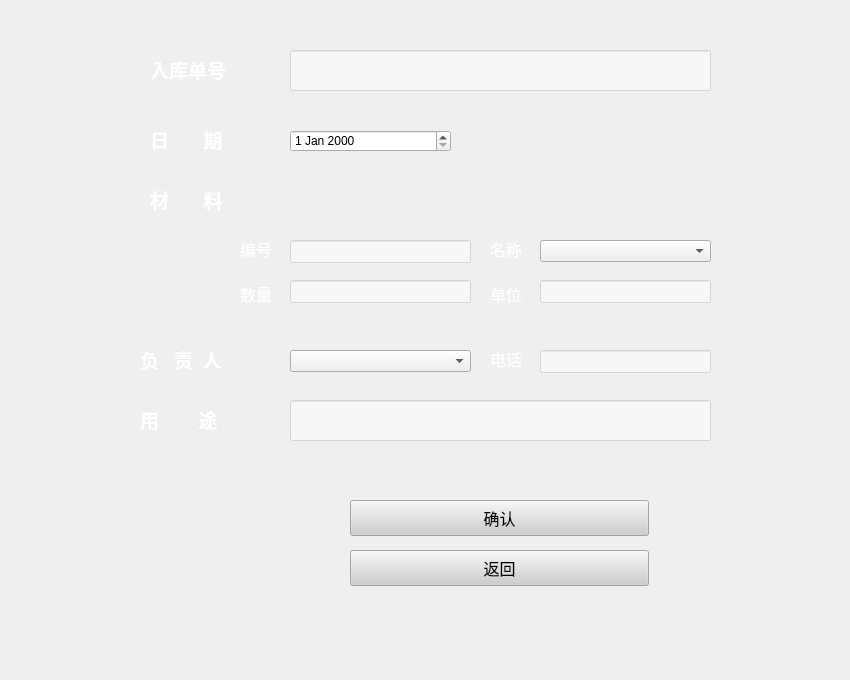
<?xml version="1.0" encoding="UTF-8"?>
<ui version="4.0">
 <class>Form</class>
 <widget class="QWidget" name="Form">
  <property name="geometry">
   <rect>
    <x>0</x>
    <y>0</y>
    <width>850</width>
    <height>680</height>
   </rect>
  </property>
  <property name="windowTitle">
   <string>Form</string>
  </property>
  <property name="styleSheet">
   <string notr="true">QWidget {
border-image:url(C:/Users/CZQ/Desktop/czq_dev/All/churuku_query/new/table-1.jpg);
}

#下面的防止背景干扰其他控件
QTextBrowser {
border-image:url();
}
QLineEdit {
border-image:url();
}
QComboBox {
border-image:url();
}
QLabel {
border-image:url();
}
QPushButton {
border-image:url();
}
QCheckBox {
border-image:url();
}
QDateEdit{
border-image:url();
}</string>
  </property>
  <widget class="QLabel" name="label">
   <property name="geometry">
    <rect>
     <x>150</x>
     <y>30</y>
     <width>101</width>
     <height>78</height>
    </rect>
   </property>
   <property name="font">
    <font>
     <family>微软雅黑</family>
     <pointsize>14</pointsize>
     <weight>75</weight>
     <bold>true</bold>
    </font>
   </property>
   <property name="styleSheet">
    <string notr="true">QLabel{

color:#ffffff;
}</string>
   </property>
   <property name="text">
    <string>入库单号</string>
   </property>
  </widget>
  <widget class="QLineEdit" name="lineEdit1">
   <property name="geometry">
    <rect>
     <x>290</x>
     <y>50</y>
     <width>421</width>
     <height>41</height>
    </rect>
   </property>
   <property name="styleSheet">
    <string notr="true">QLineEdit{
background-color:rgba(255,255,255,120);
color:#000000;

}</string>
   </property>
  </widget>
  <widget class="QLabel" name="label_2">
   <property name="geometry">
    <rect>
     <x>150</x>
     <y>100</y>
     <width>101</width>
     <height>78</height>
    </rect>
   </property>
   <property name="font">
    <font>
     <family>微软雅黑</family>
     <pointsize>14</pointsize>
     <weight>75</weight>
     <bold>true</bold>
    </font>
   </property>
   <property name="styleSheet">
    <string notr="true">QLabel{

color:#ffffff;
}</string>
   </property>
   <property name="text">
    <string>日       期</string>
   </property>
  </widget>
  <widget class="QLabel" name="label_8">
   <property name="geometry">
    <rect>
     <x>150</x>
     <y>160</y>
     <width>101</width>
     <height>78</height>
    </rect>
   </property>
   <property name="font">
    <font>
     <family>微软雅黑</family>
     <pointsize>14</pointsize>
     <weight>75</weight>
     <bold>true</bold>
    </font>
   </property>
   <property name="styleSheet">
    <string notr="true">QLabel{

color:#ffffff;
}</string>
   </property>
   <property name="text">
    <string>材       料</string>
   </property>
  </widget>
  <widget class="QLabel" name="label_18">
   <property name="geometry">
    <rect>
     <x>490</x>
     <y>210</y>
     <width>40</width>
     <height>78</height>
    </rect>
   </property>
   <property name="font">
    <font>
     <family>微软雅黑</family>
     <pointsize>12</pointsize>
    </font>
   </property>
   <property name="styleSheet">
    <string notr="true">QLabel{

color:#ffffff;
}</string>
   </property>
   <property name="text">
    <string>名称</string>
   </property>
  </widget>
  <widget class="QLabel" name="label_17">
   <property name="geometry">
    <rect>
     <x>240</x>
     <y>210</y>
     <width>40</width>
     <height>78</height>
    </rect>
   </property>
   <property name="font">
    <font>
     <family>微软雅黑</family>
     <pointsize>12</pointsize>
    </font>
   </property>
   <property name="styleSheet">
    <string notr="true">QLabel{

color:#ffffff;
}</string>
   </property>
   <property name="text">
    <string>编号</string>
   </property>
  </widget>
  <widget class="QLineEdit" name="lineEdit2">
   <property name="geometry">
    <rect>
     <x>290</x>
     <y>240</y>
     <width>181</width>
     <height>23</height>
    </rect>
   </property>
   <property name="styleSheet">
    <string notr="true">QLineEdit{
background-color:rgba(255,255,255,120);
color:#000000;

}</string>
   </property>
  </widget>
  <widget class="QComboBox" name="comboBox2">
   <property name="geometry">
    <rect>
     <x>540</x>
     <y>240</y>
     <width>171</width>
     <height>22</height>
    </rect>
   </property>
  </widget>
  <widget class="QLabel" name="label_6">
   <property name="geometry">
    <rect>
     <x>490</x>
     <y>280</y>
     <width>40</width>
     <height>27</height>
    </rect>
   </property>
   <property name="font">
    <font>
     <family>微软雅黑</family>
     <pointsize>12</pointsize>
    </font>
   </property>
   <property name="styleSheet">
    <string notr="true">QLabel{

color:#ffffff;
}</string>
   </property>
   <property name="text">
    <string>单位</string>
   </property>
  </widget>
  <widget class="QLineEdit" name="lineEdit3">
   <property name="geometry">
    <rect>
     <x>290</x>
     <y>280</y>
     <width>181</width>
     <height>23</height>
    </rect>
   </property>
   <property name="styleSheet">
    <string notr="true">QLineEdit{
background-color:rgba(255,255,255,120);
color:#000000;

}</string>
   </property>
  </widget>
  <widget class="QLineEdit" name="lineEdit4">
   <property name="geometry">
    <rect>
     <x>540</x>
     <y>280</y>
     <width>171</width>
     <height>23</height>
    </rect>
   </property>
   <property name="styleSheet">
    <string notr="true">QLineEdit{
background-color:rgba(255,255,255,120);
color:#000000;

}</string>
   </property>
  </widget>
  <widget class="QLabel" name="label_5">
   <property name="geometry">
    <rect>
     <x>240</x>
     <y>280</y>
     <width>40</width>
     <height>27</height>
    </rect>
   </property>
   <property name="font">
    <font>
     <family>微软雅黑</family>
     <pointsize>12</pointsize>
    </font>
   </property>
   <property name="styleSheet">
    <string notr="true">QLabel{

color:#ffffff;
}</string>
   </property>
   <property name="text">
    <string>数量</string>
   </property>
  </widget>
  <widget class="QLabel" name="label_11">
   <property name="geometry">
    <rect>
     <x>490</x>
     <y>320</y>
     <width>81</width>
     <height>78</height>
    </rect>
   </property>
   <property name="font">
    <font>
     <family>微软雅黑</family>
     <pointsize>12</pointsize>
    </font>
   </property>
   <property name="styleSheet">
    <string notr="true">QLabel{

color:#ffffff;
}</string>
   </property>
   <property name="text">
    <string>电话</string>
   </property>
  </widget>
  <widget class="QLabel" name="label_9">
   <property name="geometry">
    <rect>
     <x>140</x>
     <y>320</y>
     <width>101</width>
     <height>78</height>
    </rect>
   </property>
   <property name="font">
    <font>
     <family>微软雅黑</family>
     <pointsize>14</pointsize>
     <weight>75</weight>
     <bold>true</bold>
    </font>
   </property>
   <property name="styleSheet">
    <string notr="true">QLabel{

color:#ffffff;
}</string>
   </property>
   <property name="text">
    <string>负   责  人</string>
   </property>
  </widget>
  <widget class="QLineEdit" name="lineEdit5">
   <property name="geometry">
    <rect>
     <x>540</x>
     <y>350</y>
     <width>171</width>
     <height>23</height>
    </rect>
   </property>
   <property name="styleSheet">
    <string notr="true">QLineEdit{
background-color:rgba(255,255,255,120);
color:#000000;

}</string>
   </property>
  </widget>
  <widget class="QComboBox" name="comboBox3">
   <property name="geometry">
    <rect>
     <x>290</x>
     <y>350</y>
     <width>181</width>
     <height>22</height>
    </rect>
   </property>
  </widget>
  <widget class="QLabel" name="label_10">
   <property name="geometry">
    <rect>
     <x>140</x>
     <y>380</y>
     <width>101</width>
     <height>78</height>
    </rect>
   </property>
   <property name="font">
    <font>
     <family>微软雅黑</family>
     <pointsize>14</pointsize>
     <weight>75</weight>
     <bold>true</bold>
    </font>
   </property>
   <property name="styleSheet">
    <string notr="true">QLabel{

color:#ffffff;
}</string>
   </property>
   <property name="text">
    <string>用        途</string>
   </property>
  </widget>
  <widget class="QLineEdit" name="lineEdit6">
   <property name="geometry">
    <rect>
     <x>290</x>
     <y>400</y>
     <width>421</width>
     <height>41</height>
    </rect>
   </property>
   <property name="styleSheet">
    <string notr="true">QLineEdit{
background-color:rgba(255,255,255,120);
color:#000000;

}</string>
   </property>
  </widget>
  <widget class="QPushButton" name="pushButton1">
   <property name="geometry">
    <rect>
     <x>350</x>
     <y>500</y>
     <width>299</width>
     <height>36</height>
    </rect>
   </property>
   <property name="font">
    <font>
     <family>微软雅黑</family>
     <pointsize>12</pointsize>
    </font>
   </property>
   <property name="styleSheet">
    <string notr="true">QPushButton{
background-color:rgba(206,206,206,200);
color:#000000;
}</string>
   </property>
   <property name="text">
    <string>确认</string>
   </property>
  </widget>
  <widget class="QPushButton" name="pushButton2">
   <property name="geometry">
    <rect>
     <x>350</x>
     <y>550</y>
     <width>299</width>
     <height>36</height>
    </rect>
   </property>
   <property name="font">
    <font>
     <family>微软雅黑</family>
     <pointsize>12</pointsize>
    </font>
   </property>
   <property name="styleSheet">
    <string notr="true">QPushButton{
background-color:rgba(206,206,206,200);
color:#000000;
}</string>
   </property>
   <property name="text">
    <string>返回</string>
   </property>
  </widget>
  <widget class="QDateEdit" name="dateEdit">
   <property name="geometry">
    <rect>
     <x>290</x>
     <y>130</y>
     <width>161</width>
     <height>22</height>
    </rect>
   </property>
  </widget>
 </widget>
 <resources/>
 <connections/>
</ui>
